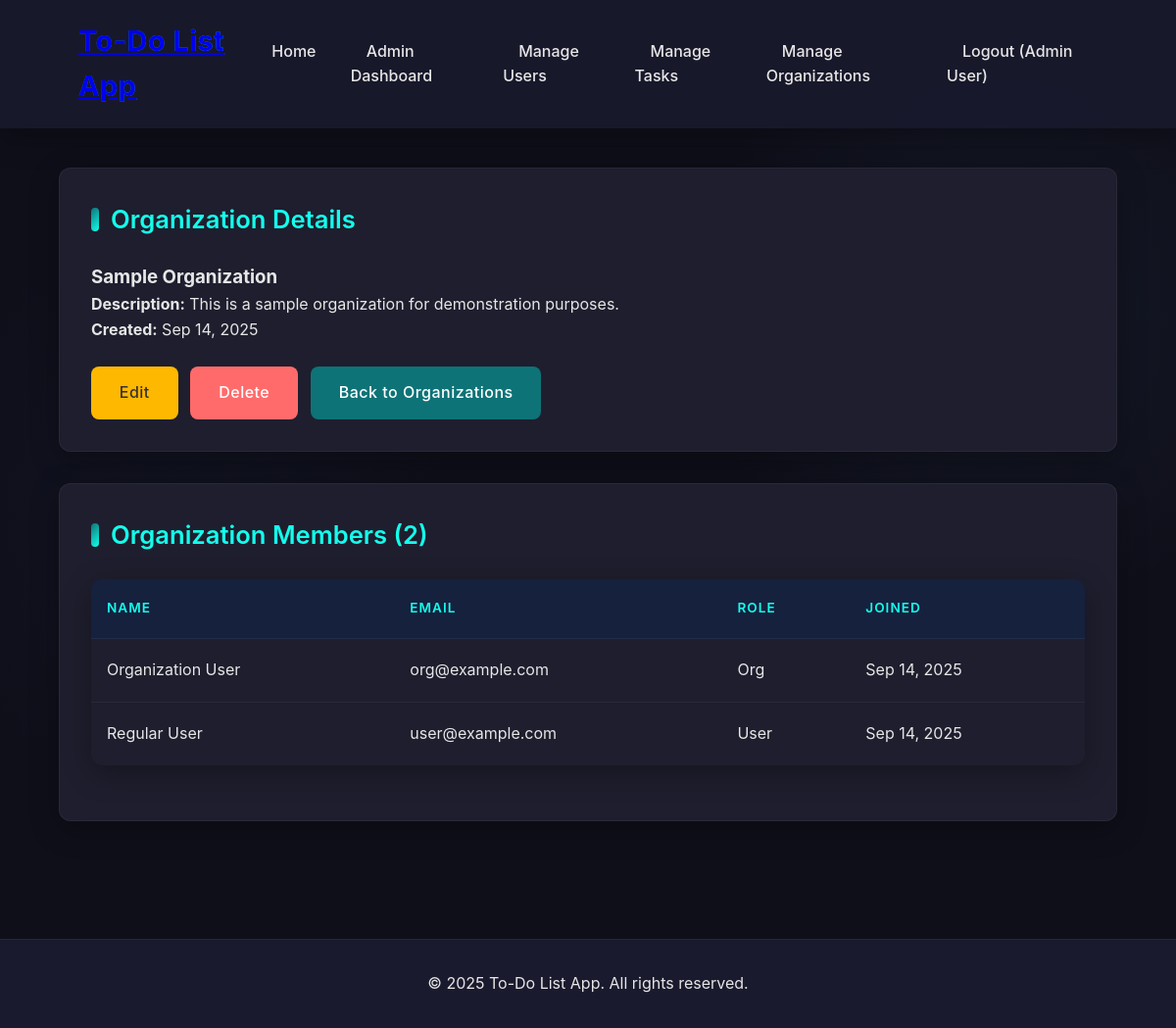
/admin/organizations.php?action=view&id=1 (signed in), run on the app's committed database.
### tables this page shows
CREATE TABLE `organizations` (
  `id` int(11) NOT NULL AUTO_INCREMENT,
  `name` varchar(255) NOT NULL,
  `description` text,
  `created_at` datetime DEFAULT CURRENT_TIMESTAMP,
  PRIMARY KEY (`id`)
);

CREATE TABLE `users` (
  `id` int(11) NOT NULL AUTO_INCREMENT,
  `name` varchar(255) NOT NULL,
  `email` varchar(255) NOT NULL,
  `password_hash` varchar(255) NOT NULL,
  `role` enum('admin','user','org') NOT NULL DEFAULT 'user',
  `org_id` int(11) DEFAULT NULL,
  `bio` text,
  `created_at` datetime DEFAULT CURRENT_TIMESTAMP,
  PRIMARY KEY (`id`),
  UNIQUE KEY `email` (`email`),
  KEY `org_id` (`org_id`),
  CONSTRAINT `users_ibfk_1` FOREIGN KEY (`org_id`) REFERENCES `organizations` (`id`) ON DELETE SET NULL
);

### includes/functions.php (called while the page is built, shortened)
<?php
function formatDate($date) {
    return date('M j, Y', strtotime($date));
}
?>

### admin/organizations.php (the view, shortened to what this page needs)
<?php
require_once '../includes/header.php';
$db = new Database();
$conn = $db->getConnection();
$action = isset($_GET['action']) ? $_GET['action'] : 'list';
$org_id = isset($_GET['id']) ? $_GET['id'] : null;
if ($action == 'create' || $action == 'edit') {
    $name = $description = '';
    if ($action == 'edit' && $org_id) {
        $query = "SELECT * FROM organizations WHERE id=:id";
        $stmt = $conn->prepare($query);
        $stmt->bindParam(':id', $org_id);
        $stmt->execute();
        if ($stmt->rowCount() == 1) {
            $org = $stmt->fetch(PDO::FETCH_ASSOC);
            $name = $org['name'];
            $description = $org['description'];
        } else {
            $_SESSION['message'] = 'Organization not found.';
            header('Location: organizations.php');
            exit();
        }
    }
    ?>
    <div class="card">
        <h2><?php echo $action == 'create' ? 'Create New Organization' : 'Edit Organization'; ?></h2>
        <?php if (isset($error)): ?>
            <div class="alert"><?php echo $error; ?></div>
        <?php endif; ?>
        <form method="POST" action="">
            <?php if ($action == 'edit'): ?>
                <input type="hidden" name="org_id" value="<?php echo $org_id; ?>">
            <?php endif; ?>
            <div class="form-group">
                <label for="name">Organization Name</label>
                <input type="text" id="name" name="name" value="<?php echo $name; ?>" required>
            </div>
            <div class="form-group">
                <label for="description">Description</label>
                <textarea id="description" name="description" rows="4"><?php echo $description; ?></textarea>
            </div>
            <button type="submit" name="<?php echo $action == 'create' ? 'create_org' : 'update_org'; ?>" class="btn">
                <?php echo $action == 'create' ? 'Create Organization' : 'Update Organization'; ?>
            </button>
            <a href="organizations.php" class="btn btn-danger">Cancel</a>
        </form>
    </div>
    <?php
} elseif ($action == 'view' && $org_id) {
    $query = "SELECT * FROM organizations WHERE id=:id";
    $stmt = $conn->prepare($query);
    $stmt->bindParam(':id', $org_id);
    $stmt->execute();
    if ($stmt->rowCount() == 1) {
        $org = $stmt->fetch(PDO::FETCH_ASSOC);
        $query = "SELECT * FROM users WHERE org_id = :org_id ORDER BY name";
        $stmt = $conn->prepare($query);
        $stmt->bindParam(':org_id', $org_id);
        $stmt->execute();
        $members = $stmt->fetchAll(PDO::FETCH_ASSOC);
        ?>
        <div class="card">
            <h2>Organization Details</h2>
            <div class="org-details">
                <h3><?php echo $org['name']; ?></h3>
                <p><strong>Description:</strong> <?php echo $org['description']; ?></p>
                <p><strong>Created:</strong> <?php echo formatDate($org['created_at']); ?></p>
            </div>
            <div class="actions">
                <a href="organizations.php?action=edit&id=<?php echo $org['id']; ?>" class="btn btn-warning">Edit</a>
                <a href="organizations.php?action=delete&id=<?php echo $org['id']; ?>" class="btn btn-danger" onclick="return confirm('Are you sure? This will remove all organization associations from users.')">Delete</a>
                <a href="organizations.php" class="btn">Back to Organizations</a>
            </div>
        </div>
        <div class="card">
            <h2>Organization Members (<?php echo count($members); ?>)</h2>
            <?php if (count($members) > 0): ?>
                <table class="table">
                    <thead>
                        <tr>
                            <th>Name</th>
                            <th>Email</th>
                            <th>Role</th>
                            <th>Joined</th>
                        </tr>
                    </thead>
                    <tbody>
                        <?php foreach ($members as $member): ?>
                            <tr>
                                <td><?php echo $member['name']; ?></td>
                                <td><?php echo $member['email']; ?></td>
                                <td><?php echo ucfirst($member['role']); ?></td>
                                <td><?php echo formatDate($member['created_at']); ?></td>
                            </tr>
                        <?php endforeach; ?>
                    </tbody>
                </table>
            <?php else: ?>
                <p>This organization has no members.</p>
            <?php endif; ?>
        </div>
        <?php
    } else {
        $_SESSION['message'] = 'Organization not found.';
        header('Location: organizations.php');
        exit();
    }
}
require_once '../includes/footer.php';
?>

### css/style.css (style rules this page uses)
:root { --primary-color: #1a1a2e; --secondary-color: #16213e; --accent-color: #0d7377; --accent-hover: #14ffec; --text-color: #e6e6e6; --text-muted: #b0b0b0; --background-color: #0f0f1a; --card-bg: #1e1e2e; --card-hover: #252536; --success-color: #00bd9d; --warning-color: #ffb800; --danger-color: #ff6b6b; --info-color: #4ecca3; --border-radius: 12px; --border-radius-sm: 8px; --shadow: 0 8px 30px rgba(0, 0, 0, 0.3); --shadow-hover: 0 12px 40px rgba(0, 0, 0, 0.4); --transition: all 0.3s ease; --gradient: linear-gradient(135deg, #0d7377 0%, #14ffec 100%); }
* { margin: 0; padding: 0; box-sizing: border-box; }
body { font-family: 'Inter', 'Segoe UI', Tahoma, Geneva, Verdana, sans-serif; background-color: var(--background-color); color: var(--text-color); line-height: 1.6; background-image: radial-gradient(circle at 15% 50%, rgba(29, 53, 87, 0.1) 0%, transparent 25%), radial-gradient(circle at 85% 30%, rgba(69, 123, 157, 0.1) 0%, transparent 25%); min-height: 100vh; }
.card { background-color: var(--card-bg); border-radius: var(--border-radius); padding: 2rem; margin-bottom: 2rem; box-shadow: var(--shadow); transition: var(--transition); border: 1px solid rgba(255, 255, 255, 0.05); }
.card h2 { margin-bottom: 1.5rem; color: var(--accent-hover); font-weight: 600; font-size: 1.6rem; display: flex; align-items: center; gap: 0.75rem; }
.card h2::before { content: ""; display: inline-block; width: 8px; height: 24px; background: var(--gradient); border-radius: 20px; }
.btn { display: inline-flex; align-items: center; justify-content: center; gap: 0.5rem; padding: 0.9rem 1.8rem; border: none; border-radius: var(--border-radius-sm); background-color: var(--accent-color); color: white; text-decoration: none; cursor: pointer; transition: var(--transition); font-weight: 500; letter-spacing: 0.5px; position: relative; overflow: hidden; }
.btn::before { content: ''; position: absolute; top: 0; left: -100%; width: 100%; height: 100%; background: linear-gradient(90deg, transparent, rgba(255, 255, 255, 0.2), transparent); transition: 0.5s; }
.btn-warning { background-color: var(--warning-color); color: #333; }
.btn-danger { background-color: var(--danger-color); }
.table { width: 100%; border-collapse: separate; border-spacing: 0; margin-bottom: 1.5rem; border-radius: var(--border-radius); overflow: hidden; box-shadow: var(--shadow); }
.table th, .table td { padding: 1.2rem 1rem; text-align: left; border-bottom: 1px solid rgba(255, 255, 255, 0.05); }
.table th { background-color: var(--secondary-color); color: var(--accent-hover); font-weight: 600; text-transform: uppercase; font-size: 0.85rem; letter-spacing: 1px; }
.table tr:last-child td { border-bottom: none; }
.table tr { transition: var(--transition); }
.card, .stat-card, .alert { animation: fadeIn 0.5s ease-out; }
.actions { display: flex; gap: 0.8rem; flex-wrap: wrap; margin-top: 1.5rem; }

### data on the page
organizations: name "Sample Organization", description "This is a sample organization for demonstration purposes.", created_at "Sep 14, 2025"
users: name "Organization User", email "org@example.com", role "Org", created_at "Sep 14, 2025"
users: name "Regular User", email "user@example.com", role "User", created_at "Sep 14, 2025"

### other printed values
APP_NAME "To-Do List App"
$_SESSION['name'] "Admin User"
count($members) "2"
